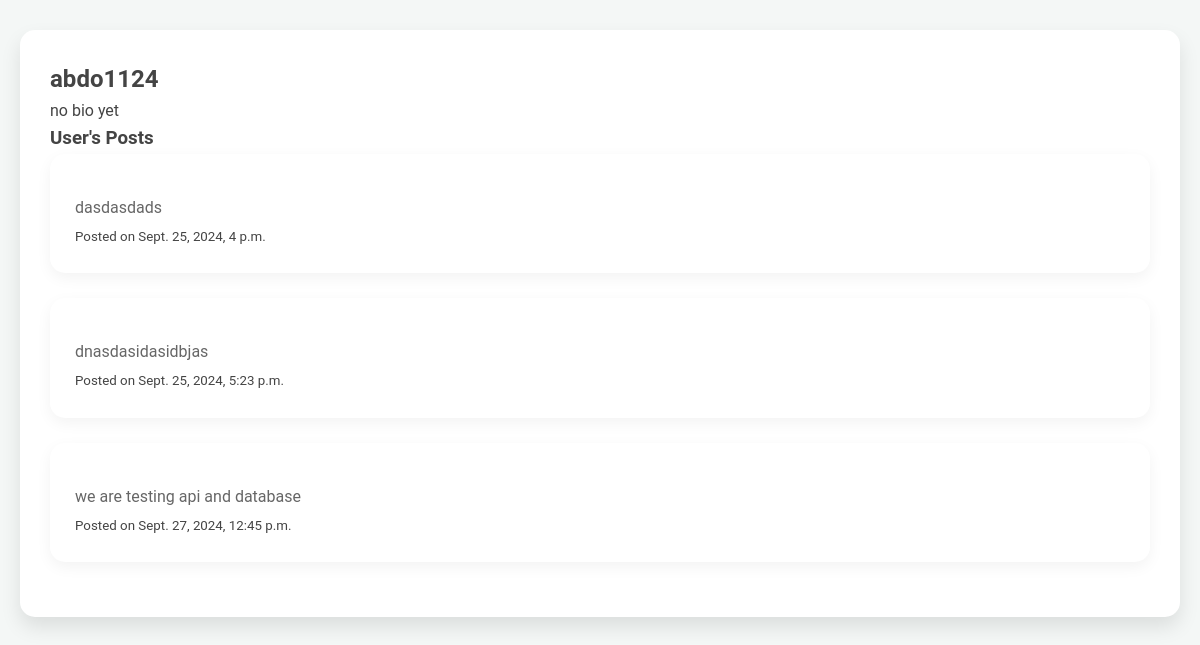
The page /account/profile/abdo1124/ (signed in) on the database its author committed.
### account/models.py (models this page shows, shortened)
class Profile(models.Model):
    user = models.OneToOneField(User, on_delete=models.CASCADE)
    bio = models.TextField(blank=True , default='no bio yet')
    profile_picture = models.ImageField(upload_to='profile_pictures/', blank=True, null=True)

class Post(models.Model):
    author = models.ForeignKey(User, on_delete=models.CASCADE)
    content = models.TextField()
    created_at = models.DateTimeField(auto_now_add=True)
    updated_at = models.DateTimeField(auto_now=True)

### account/views.py (the view)
# urls.py: path('profile/<str:username>/', views.profile, name='profile'),
@login_required
def profile(request, username):
    user = get_object_or_404(User, username=username)
    profile, created = Profile.objects.get_or_create(user=user)
    posts = Post.objects.filter(author=user)
    return render(request, 'profile.html', {'profile': profile, 'posts': posts})

### account/templates/profile.html (shortened to what this page needs)
{%load static%}
<!DOCTYPE html>
<html>
<head>
    <link rel="stylesheet" href={%static 'css/profile.css'%}>
</head>
<body>
    <section id="profile">
        <h2>{{ user.username }}</h2>
        <p>{{ profile.bio }}</p>
        <h3>User's Posts</h3>
        {% for post in posts %}
            <div class="post">
                <p>{{ post.content }}</p>
                <small>Posted on {{ post.created_at }}</small>
            </div>
        {% empty %}
            <p>No posts available.</p>
        {% endfor %}
    </section>
</body>
</html>

### account/static/css/profile.css (style rules this page uses)
* { margin: 0; padding: 0; box-sizing: border-box; }
body { font-family: 'Roboto', sans-serif; background-color: #f4f7f6; color: #444; line-height: 1.6; padding-bottom: 50px; transition: background-color 0.3s ease; }
section { padding: 30px; background-color: white; margin: 30px 20px; border-radius: 15px; box-shadow: 0 10px 20px rgba(0, 0, 0, 0.1); transition: transform 0.3s ease, box-shadow 0.3s ease, background-color 0.3s ease; }
.post, .chat-box { background-color: #fff; padding: 25px; margin-bottom: 25px; border-radius: 15px; box-shadow: 0 5px 15px rgba(0, 0, 0, 0.05); transition: transform 0.3s ease, box-shadow 0.3s ease; }
.post p { font-size: 16px; color: #666; line-height: 1.8; }

### rows shown on the page
Profile: bio "no bio yet"
Post: content "dasdasdads", created_at "Sept. 25, 2024, 4 p.m."
Post: content "dnasdasidasidbjas", created_at "Sept. 25, 2024, 5:23 p.m."
Post: content "we are testing api and database", created_at "Sept. 27, 2024, 12:45 p.m."

### other values the page prints
{{ user.username }} "abdo1124"
